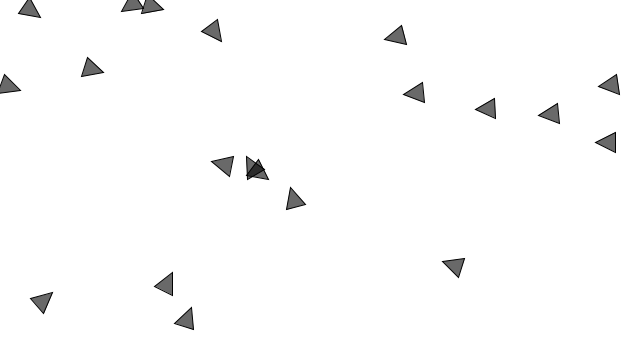
Frame 1 (no input)
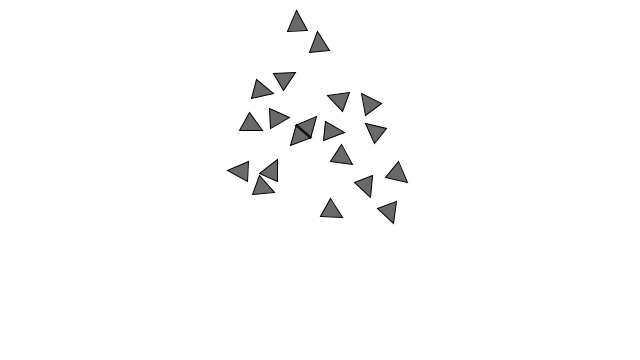
Frame 60 (the mouse pressed at the canvas centre just before this capture)
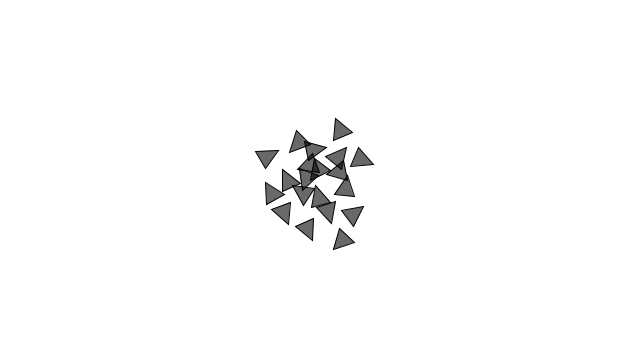
Frame 120 (the mouse held since frame 60 and released just before this capture)

The Processing sketch that drew these frames (run headless with seeded random() and noise(); from frame 60 on, the mouse is pressed at the canvas centre):

// Processing sketch: CohesiveFlock
// ── CohesiveFlock.pde
ArrayList<Vehicle> vehicles;
void setup() {
  size(640, 360);
  vehicles = new ArrayList<Vehicle>();
  for(int i = 0; i<20; i++) {
   vehicles.add(new Vehicle(new PVector(random(width), random(height)), 2, 5, 1));
  }
}



void draw() {
  background(255);
  
  
  if(mousePressed) {
     for(Vehicle v : vehicles) {
      v.seek(new PVector(mouseX, mouseY)); 
     }
  } 
  
  
  for(Vehicle v : vehicles) {
    v.separate(vehicles);
    v.update(); 
  }
  
}
  
// ── Classes.pde

class Vehicle {
  PVector location;
  PVector velocity;
  PVector acceleration;
  float mass;
  float maxspeed;
  float maxforce;

  void applyForce(PVector action) {
    PVector force = action.copy();
    force.limit(maxforce);
    force.div(mass);
    acceleration.add(force);
  }

  void step() {
    checkEdges();
    velocity.add(acceleration);

    velocity.limit(maxspeed);

    location.add(velocity);

    acceleration.mult(0);
  }

  void display() {
    float angle = velocity.heading();

    fill(0, 150);
    stroke(0);
    rectMode(CENTER);

    pushMatrix();

    translate(location.x, location.y);
    rotate(angle);

    triangle(mass*5, 0, -mass*5, mass*5, -mass*5, -mass*5);

    popMatrix();
  }

  void update() {
    step(); 
    display();
  }


  void checkEdges() {
    if (location.x < 0) {
      PVector desired = new PVector(maxspeed, velocity.y);
      desired.limit(maxspeed);

      PVector steer = PVector.sub(desired, velocity);
      applyForce(steer);
    } else if (location.x > width) {

      PVector desired = new PVector(-maxspeed, velocity.y);
      desired.limit(maxspeed);

      PVector steer = PVector.sub(desired, velocity);
      applyForce(steer);
    }

    if (location.y < 0) {

      PVector desired = new PVector(velocity.x, maxspeed);
      desired.limit(maxspeed);

      PVector steer = PVector.sub(desired, velocity);
      applyForce(steer);
    } else if (location.y > height) {
      PVector desired = new PVector(velocity.x, -maxspeed);
      desired.limit(maxspeed);

      PVector steer = PVector.sub(desired, velocity);
      applyForce(steer);
    }
  }


  void separate(ArrayList<Vehicle> vehicles) {
    PVector sum = new PVector(); 
    float desiredseparation = mass*30;
    int count = 0;
    for (Vehicle other : vehicles) {
      float d = PVector.dist(location, other.location);

      if ((d > 0) && (d < desiredseparation/2)) {
        PVector diff = PVector.sub(location, other.location);
        diff.normalize();
        diff.div(d);
        sum.add(diff);
        count++;
      } else if((d >0) && (d > desiredseparation*4)) {
         PVector diff = PVector.sub(other.location, location);
        diff.normalize();
        diff.div(d);
        sum.add(diff);
        count++;
      }
    }
    
    if(count > 0) {
     sum.div(count);
     sum.setMag(maxspeed);
     PVector steer = PVector.sub(sum,velocity);
     steer.div(4);
     applyForce(steer);
    }
  }


  void seek(PVector pos) {
    PVector postion = pos.copy();
    PVector desired = PVector.sub(pos, location);
    applyForce(desired);
  }


  Vehicle(PVector location, float mass, float maxspeed, float maxforce) {
    this.location = location;
    this.velocity = new PVector();
    this.acceleration = new PVector();
    this.mass = mass;
    this.maxspeed = maxspeed;
    this.maxforce = maxforce;
  }
}
